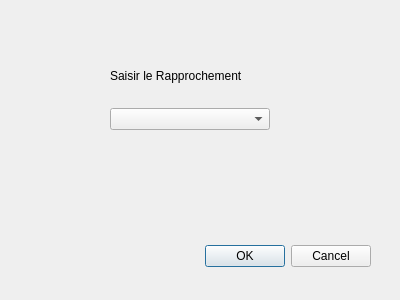
<?xml version="1.0" encoding="UTF-8"?>
<ui version="4.0">
 <class>SaisirRapprochementDialog</class>
 <widget class="QDialog" name="SaisirRapprochementDialog">
  <property name="geometry">
   <rect>
    <x>0</x>
    <y>0</y>
    <width>400</width>
    <height>300</height>
   </rect>
  </property>
  <property name="windowTitle">
   <string>Dialog</string>
  </property>
  <widget class="QDialogButtonBox" name="buttonBox">
   <property name="geometry">
    <rect>
     <x>30</x>
     <y>240</y>
     <width>341</width>
     <height>32</height>
    </rect>
   </property>
   <property name="orientation">
    <enum>Qt::Horizontal</enum>
   </property>
   <property name="standardButtons">
    <set>QDialogButtonBox::Cancel|QDialogButtonBox::Ok</set>
   </property>
  </widget>
  <widget class="QWidget" name="verticalLayoutWidget">
   <property name="geometry">
    <rect>
     <x>110</x>
     <y>50</y>
     <width>160</width>
     <height>80</height>
    </rect>
   </property>
   <layout class="QVBoxLayout" name="verticalLayout">
    <item>
     <widget class="QLabel" name="label">
      <property name="text">
       <string>Saisir le Rapprochement</string>
      </property>
     </widget>
    </item>
    <item>
     <widget class="QComboBox" name="comboBox"/>
    </item>
   </layout>
  </widget>
 </widget>
 <resources/>
 <connections>
  <connection>
   <sender>buttonBox</sender>
   <signal>accepted()</signal>
   <receiver>SaisirRapprochementDialog</receiver>
   <slot>accept()</slot>
   <hints>
    <hint type="sourcelabel">
     <x>248</x>
     <y>254</y>
    </hint>
    <hint type="destinationlabel">
     <x>157</x>
     <y>274</y>
    </hint>
   </hints>
  </connection>
  <connection>
   <sender>buttonBox</sender>
   <signal>rejected()</signal>
   <receiver>SaisirRapprochementDialog</receiver>
   <slot>reject()</slot>
   <hints>
    <hint type="sourcelabel">
     <x>316</x>
     <y>260</y>
    </hint>
    <hint type="destinationlabel">
     <x>286</x>
     <y>274</y>
    </hint>
   </hints>
  </connection>
 </connections>
</ui>
